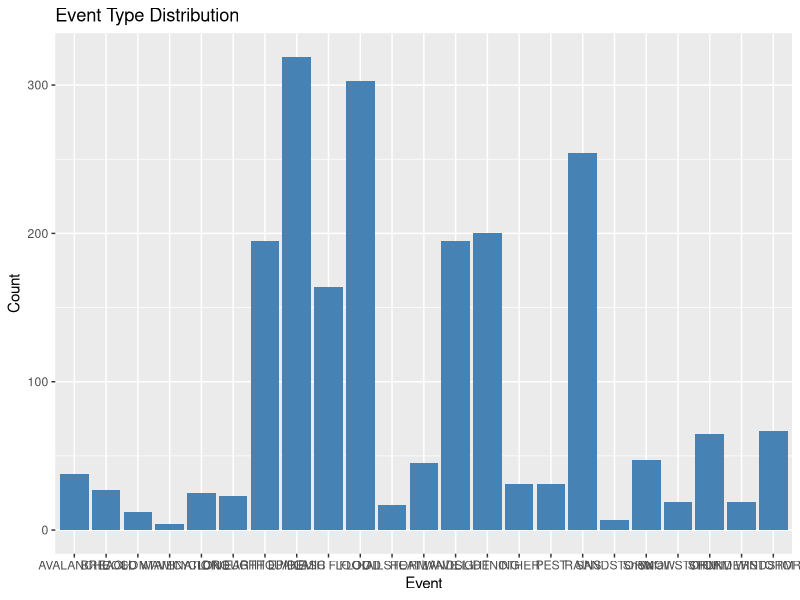
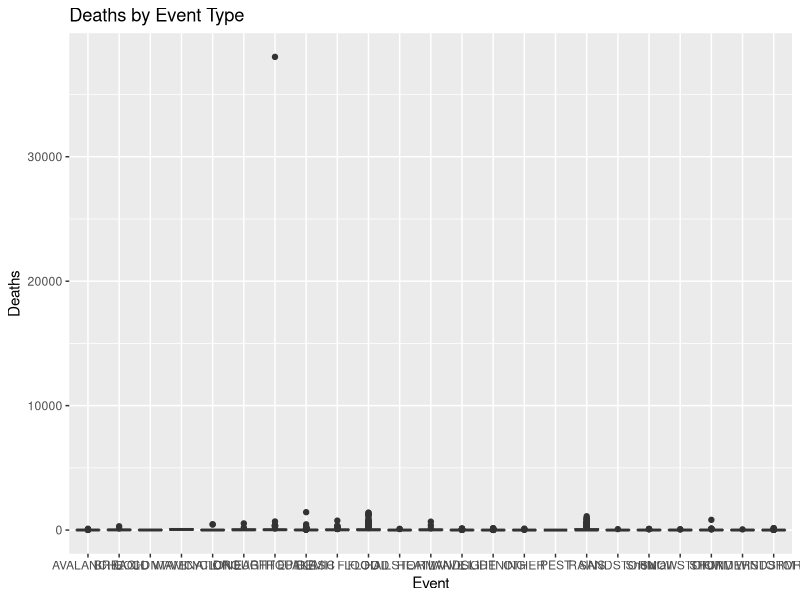
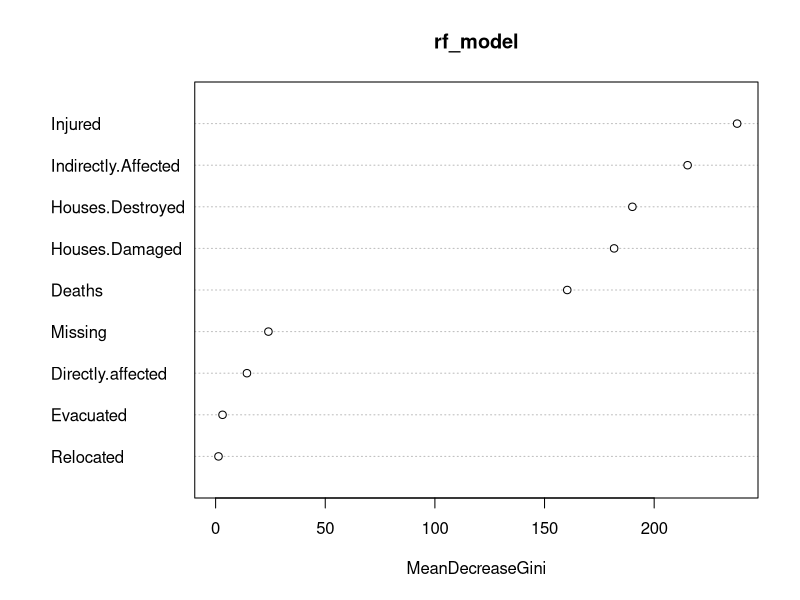
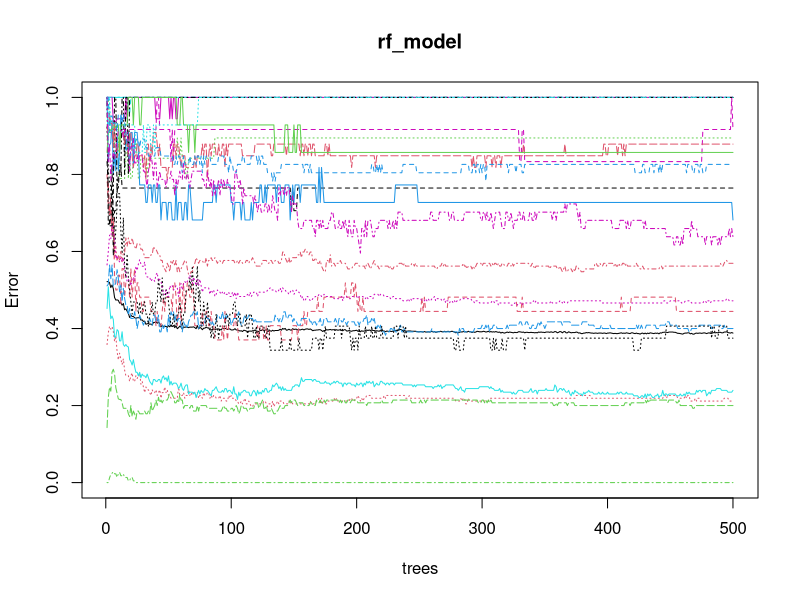

These charts were generated, in order, by the following R code:
install.packages("tidyverse")
install.packages("caret")
install.packages("datasets")
install.packages("readxl")
install.packages("rpart")
install.packages("rpart.plot")
install.packages("randomForest")
install.packages("xgboost")
install.packages("ggpubr")

  # 加载必要的 R 包
library(tidyverse)
library(readr)

# 读取数据
data <- read.csv("Pakistan_data.CSV")

# 查看数据前几行
head(data)

# 查看数据摘要
summary(data)


  # 检查缺失值
  sum(is.na(data)) # 返回数据集中缺失值总数

# 检查每列是否有缺失值
colSums(is.na(data))


  # 将 `Event` 转换为因子
  data$Event <- as.factor(data$Event)

# 查看因子的类别
levels(data$Event)


  # 统计不同事件的数量
  table(data$Event)

# 各数值变量的摘要统计
summary(data[, c("Deaths", "Injured", "Missing", "Houses.Destroyed", "Houses.Damaged")])


  library(ggplot2)

# 绘制事件类型的分布
ggplot(data, aes(x = Event)) +
  geom_bar(fill = "steelblue") +
  labs(title = "Event Type Distribution", x = "Event", y = "Count")

# 绘制不同事件的死亡人数分布箱线图
ggplot(data, aes(x = Event, y = Deaths, fill = Event)) +
  geom_boxplot() +
  labs(title = "Deaths by Event Type", x = "Event", y = "Deaths") +
  theme(legend.position = "none")


  # 加载机器学习相关包
  library(caret)

# 划分训练集和测试集
set.seed(123)
train_indices <- createDataPartition(data$Event, p = 0.7, list = FALSE)
trainset <- data[train_indices, ]
testset <- data[-train_indices, ]


  library(randomForest)

# 构建随机森林模型
set.seed(123)
rf_model <- randomForest(Event ~ Deaths + Injured + Missing + Houses.Destroyed +
                           Houses.Damaged + Directly.affected + Indirectly.Affected +
                           Relocated + Evacuated, data = trainset, ntree = 500)

# 查看模型
print(rf_model)

# 变量重要性
varImpPlot(rf_model)


  # 预测
  predictions <- predict(rf_model, newdata = testset)

# 混淆矩阵
confusionMatrix(predictions, testset$Event)


  # 绘制误差率收敛图
  plot(rf_model)

# 查看重要变量的数值
importance(rf_model)

